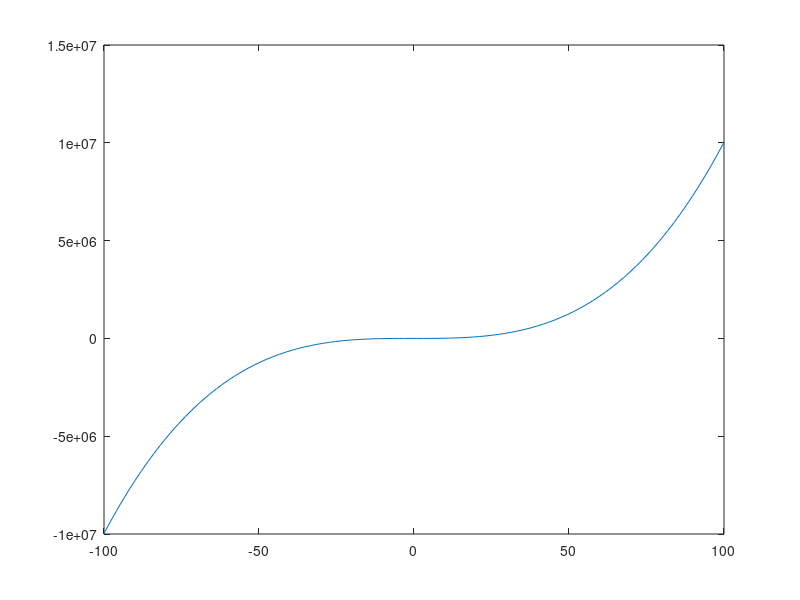

Source code (MATLAB): (Note: this script raises an error after producing the figure.)
%If, For, While

%Remember that we may use logical operators in MatLAb liek with normal code

x = 5;
if x < 10
    disp('x is less than 10')
else 
    disp('x  is at least 10')
end

%We also have for loops, which loop back to the start over some sequence of
%terms
y = [];
for x = 1:10
    y = [y, x^2];
end
y

%Notice this does the same thing, where the .^ means the values of the
%array are operated on
y = (1:10).^2;
y

%While loops do the same thing but with a condition involved

%Easy ways to remember how to use them
help while
doc while

%Click on one of the examples!!



%Try Coding this 

%I want a script that tells me the Collatz trajectories
%In other words, we want a seed value x, and a loop that applies the
%Collatz function on x
%The collatz function takes an even number x to x/2, and an odd x to
%(3*x+1)/2
%Make the stopping criterea if x <2, and keep track of the steps involved
%in an array









%Solution

x=200;
y = [];
while x>2
    if rem(x,2) == 0
        x = x/2;
    else 
        x = (3*x+1)/2;
    end
y = [y,x];
end
y


%Alternately, try coding a bisection method coder
%File is attached

%Example function: .^ is for termwise application to the array
f = @(x) 10*x.^3 + 3*x.^2 + 2*x + 4;

x = linspace(-100,100,100);
y = f(x);
plot(x,y)

%See a 0 between -20 and 20

zero = bismethod(-20,20,f, 1)

%This takes a while for low tolerances